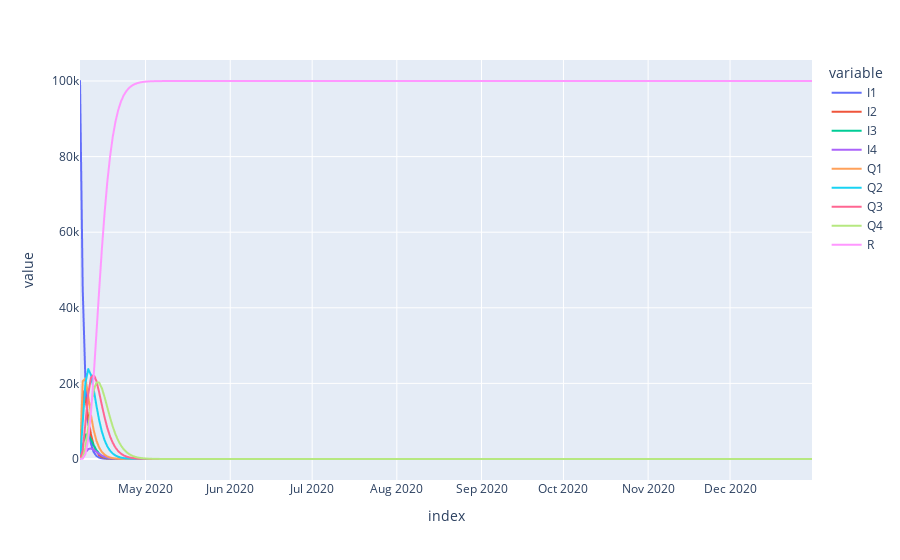

Write notebook code for a chart like this one.
### Code cell
m2.get_outputs_df().plot()

### Figure 1 — Plotly figure (JSON) as saved in the notebook; plotly's stock layout.template omitted (floating-point values rounded to 4 significant figures; data arrays with more than 128 entries replaced by an {"elided": "..."} marker saying what was removed)
{"data": [{"hovertemplate": "variable=I1<br>index=%{x}<br>value=%{y}<extra></extra>", "legendgroup": "I1", "line": {"color": "#636efa", "dash": "solid"}, "marker": {"symbol": "circle"}, "mode": "lines", "name": "I1", "showlegend": true, "type": "scattergl", "x": {"elided": "269 str values"}, "xaxis": "x", "y": {"elided": "269 float values"}, "yaxis": "y"}, {"hovertemplate": "variable=I2<br>index=%{x}<br>value=%{y}<extra></extra>", "legendgroup": "I2", "line": {"color": "#EF553B", "dash": "solid"}, "marker": {"symbol": "circle"}, "mode": "lines", "name": "I2", "showlegend": true, "type": "scattergl", "x": {"elided": "269 str values"}, "xaxis": "x", "y": {"elided": "269 float values"}, "yaxis": "y"}, {"hovertemplate": "variable=I3<br>index=%{x}<br>value=%{y}<extra></extra>", "legendgroup": "I3", "line": {"color": "#00cc96", "dash": "solid"}, "marker": {"symbol": "circle"}, "mode": "lines", "name": "I3", "showlegend": true, "type": "scattergl", "x": {"elided": "269 str values"}, "xaxis": "x", "y": {"elided": "269 float values"}, "yaxis": "y"}, {"hovertemplate": "variable=I4<br>index=%{x}<br>value=%{y}<extra></extra>", "legendgroup": "I4", "line": {"color": "#ab63fa", "dash": "solid"}, "marker": {"symbol": "circle"}, "mode": "lines", "name": "I4", "showlegend": true, "type": "scattergl", "x": {"elided": "269 str values"}, "xaxis": "x", "y": {"elided": "269 float values"}, "yaxis": "y"}, {"hovertemplate": "variable=Q1<br>index=%{x}<br>value=%{y}<extra></extra>", "legendgroup": "Q1", "line": {"color": "#FFA15A", "dash": "solid"}, "marker": {"symbol": "circle"}, "mode": "lines", "name": "Q1", "showlegend": true, "type": "scattergl", "x": {"elided": "269 str values"}, "xaxis": "x", "y": {"elided": "269 float values"}, "yaxis": "y"}, {"hovertemplate": "variable=Q2<br>index=%{x}<br>value=%{y}<extra></extra>", "legendgroup": "Q2", "line": {"color": "#19d3f3", "dash": "solid"}, "marker": {"symbol": "circle"}, "mode": "lines", "name": "Q2", "showlegend": true, "type": "scattergl", "x": {"elided": "269 str values"}, "xaxis": "x", "y": {"elided": "269 float values"}, "yaxis": "y"}, {"hovertemplate": "variable=Q3<br>index=%{x}<br>value=%{y}<extra></extra>", "legendgroup": "Q3", "line": {"color": "#FF6692", "dash": "solid"}, "marker": {"symbol": "circle"}, "mode": "lines", "name": "Q3", "showlegend": true, "type": "scattergl", "x": {"elided": "269 str values"}, "xaxis": "x", "y": {"elided": "269 float values"}, "yaxis": "y"}, {"hovertemplate": "variable=Q4<br>index=%{x}<br>value=%{y}<extra></extra>", "legendgroup": "Q4", "line": {"color": "#B6E880", "dash": "solid"}, "marker": {"symbol": "circle"}, "mode": "lines", "name": "Q4", "showlegend": true, "type": "scattergl", "x": {"elided": "269 str values"}, "xaxis": "x", "y": {"elided": "269 float values"}, "yaxis": "y"}, {"hovertemplate": "variable=R<br>index=%{x}<br>value=%{y}<extra></extra>", "legendgroup": "R", "line": {"color": "#FF97FF", "dash": "solid"}, "marker": {"symbol": "circle"}, "mode": "lines", "name": "R", "showlegend": true, "type": "scattergl", "x": {"elided": "269 str values"}, "xaxis": "x", "y": {"elided": "269 float values"}, "yaxis": "y"}], "layout": {"legend": {"title": {"text": "variable"}, "tracegroupgap": 0}, "margin": {"t": 60}, "xaxis": {"anchor": "y", "domain": [0, 1], "title": {"text": "index"}}, "yaxis": {"anchor": "x", "domain": [0, 1], "title": {"text": "value"}}}}
